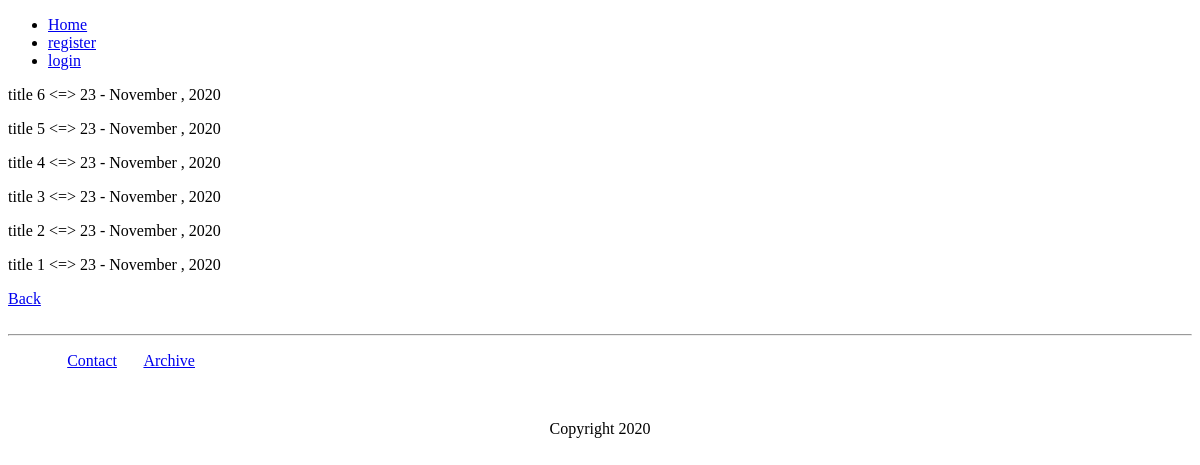
Page /archive/ on the earlier database version.
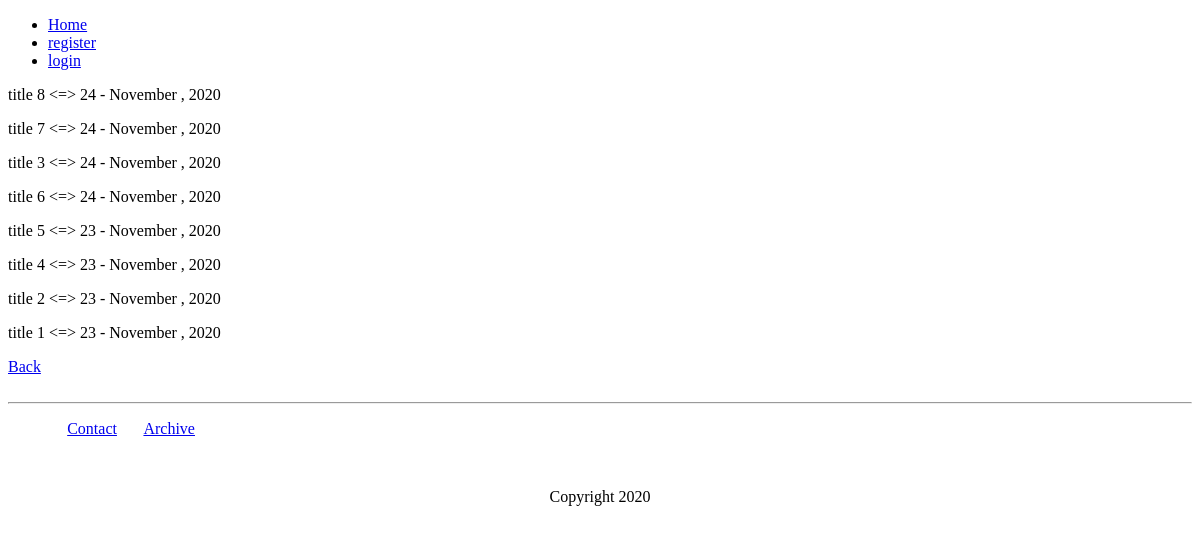
Same page on the later database version.
### core/models.py (models this page shows, shortened)
class Blog(models.Model):
    blog_title = models.CharField(max_length=350, verbose_name='Title', unique=True)
    blog_slug = models.SlugField(max_length=350)
    blog_title_tag = models.CharField(max_length=350, verbose_name='Title Tag')
    blog_body = models.TextField(verbose_name='Body')
    blog_author = models.ForeignKey(User, on_delete=models.SET_NULL, blank=True, null=True, verbose_name='Author')
    blog_category = models.ForeignKey(Category, on_delete=models.CASCADE, default=1)
    blog_published = models.DateTimeField(auto_now_add=True)
    blog_updated   = models.DateTimeField(auto_now=True)
    class Meta:
        verbose_name_plural = 'Blogs'
    def is_updated(self):
        state = False
        if self.blog_published == self.blog_updated:
            return self.blog_published
        else:
            return self.blog_updated

### core/views.py (the view)
# urls.py: path('archive/', ArticleIndexView.as_view(template_name='blog-archive.html'), name='blog-archive'),
class ArticleIndexView(ArchiveIndexView):
    model = Blog
    if Blog.blog_published != Blog.blog_updated:
        date_field = 'blog_updated'
    else:
        date_field = 'blog_published'

### templates/blog-archive.html (shortened to what this page needs)
{% extends "base.html" %}
{% block content %}
    {% for object in latest %}
        <p>{{ object.blog_title }} <=> {{ object.is_updated|date:"j - F , Y" }}</p>
    {% endfor %}
    <a href="{% url 'Core:home' %}">Back</a>
{% endblock content %}

Differences in the rows shown:
added Blog: blog_title "title 8", is_updated "24 - November , 2020"
added Blog: blog_title "title 7", is_updated "24 - November , 2020"
changed Blog "title 3": is_updated "23 - November , 2020" → "24 - November , 2020"; moves up the list
changed Blog "title 6": is_updated "23 - November , 2020" → "24 - November , 2020"
